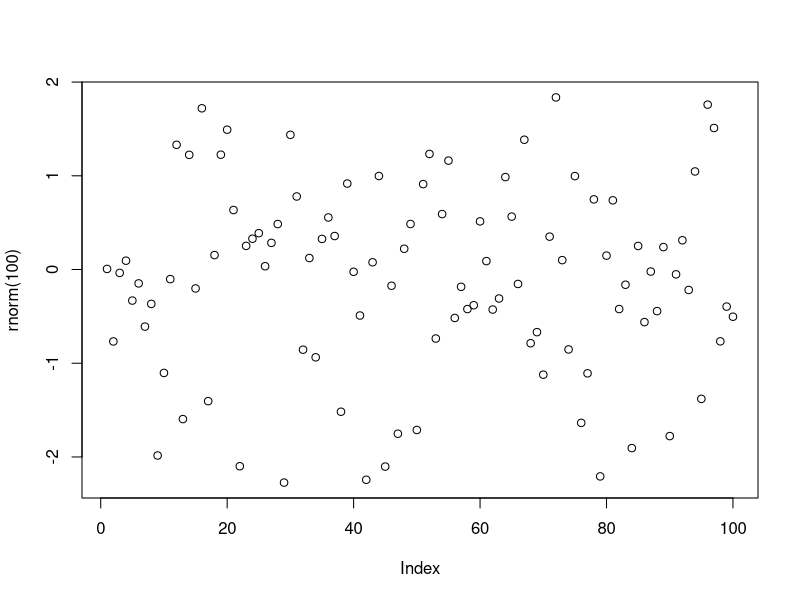
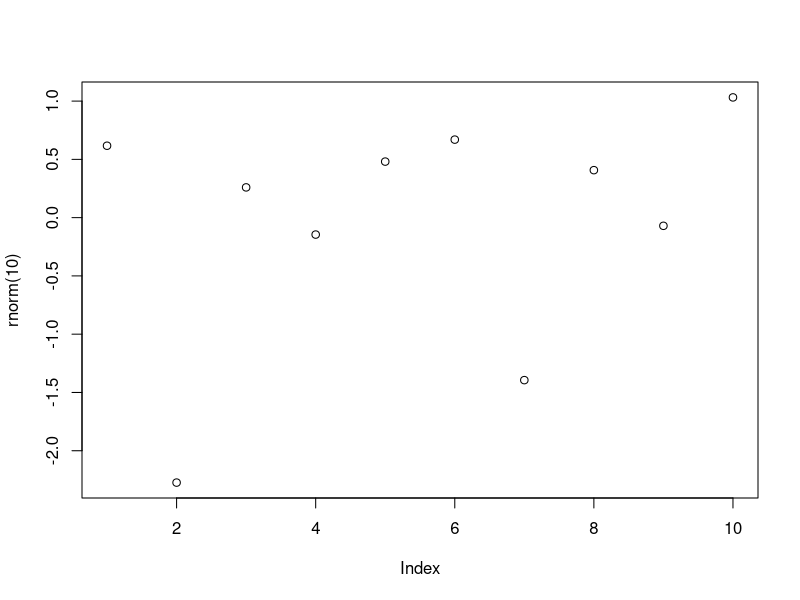
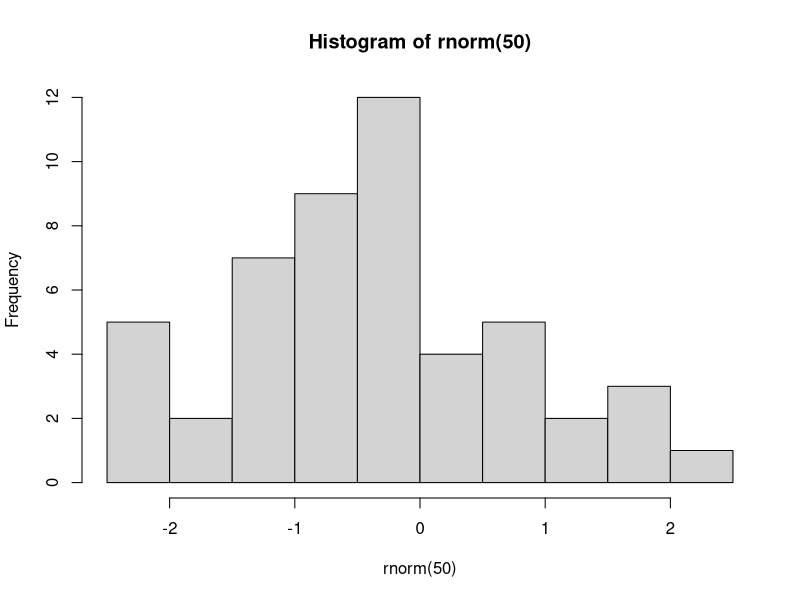

Reproduce these figures in R, in order.
## ---- chunk 1
plot(rnorm(100))
## ---- chunk 2
plot(rnorm(10))
## ---- chunk 3
hist(rnorm(50))
